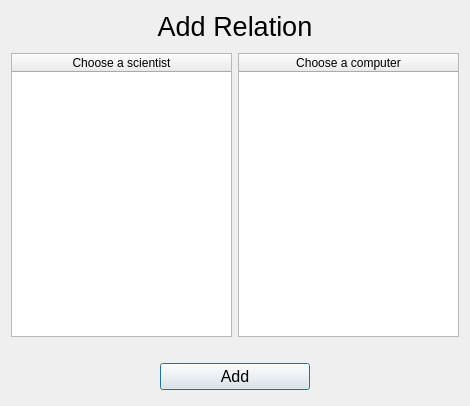
<?xml version="1.0" encoding="UTF-8"?>
<ui version="4.0">
 <class>AddRelationWindow</class>
 <widget class="QDialog" name="AddRelationWindow">
  <property name="geometry">
   <rect>
    <x>0</x>
    <y>0</y>
    <width>470</width>
    <height>406</height>
   </rect>
  </property>
  <property name="windowTitle">
   <string>Add Relation</string>
  </property>
  <property name="windowIcon">
   <iconset resource="resources.qrc">
    <normaloff>:/logos/logos/SACR_Icon_red.png</normaloff>:/logos/logos/SACR_Icon_red.png</iconset>
  </property>
  <layout class="QVBoxLayout" name="verticalLayout">
   <item>
    <widget class="QLabel" name="label">
     <property name="font">
      <font>
       <pointsize>20</pointsize>
      </font>
     </property>
     <property name="text">
      <string>Add Relation</string>
     </property>
     <property name="alignment">
      <set>Qt::AlignCenter</set>
     </property>
    </widget>
   </item>
   <item>
    <spacer name="verticalSpacer">
     <property name="orientation">
      <enum>Qt::Vertical</enum>
     </property>
     <property name="sizeType">
      <enum>QSizePolicy::Minimum</enum>
     </property>
     <property name="sizeHint" stdset="0">
      <size>
       <width>20</width>
       <height>5</height>
      </size>
     </property>
    </spacer>
   </item>
   <item>
    <layout class="QHBoxLayout" name="horizontalLayout">
     <item>
      <widget class="QTableWidget" name="scientistTable">
       <property name="editTriggers">
        <set>QAbstractItemView::NoEditTriggers</set>
       </property>
       <property name="sortingEnabled">
        <bool>true</bool>
       </property>
       <attribute name="horizontalHeaderStretchLastSection">
        <bool>true</bool>
       </attribute>
       <attribute name="verticalHeaderVisible">
        <bool>false</bool>
       </attribute>
       <column>
        <property name="text">
         <string>Choose a scientist</string>
        </property>
       </column>
      </widget>
     </item>
     <item>
      <widget class="QTableWidget" name="computerTable">
       <property name="editTriggers">
        <set>QAbstractItemView::NoEditTriggers</set>
       </property>
       <property name="sortingEnabled">
        <bool>true</bool>
       </property>
       <attribute name="horizontalHeaderStretchLastSection">
        <bool>true</bool>
       </attribute>
       <attribute name="verticalHeaderVisible">
        <bool>false</bool>
       </attribute>
       <column>
        <property name="text">
         <string>Choose a computer</string>
        </property>
       </column>
      </widget>
     </item>
    </layout>
   </item>
   <item>
    <widget class="QLabel" name="errorLabel">
     <property name="text">
      <string/>
     </property>
     <property name="alignment">
      <set>Qt::AlignCenter</set>
     </property>
    </widget>
   </item>
   <item>
    <layout class="QHBoxLayout" name="horizontalLayout_3">
     <item>
      <spacer name="horizontalSpacer">
       <property name="orientation">
        <enum>Qt::Horizontal</enum>
       </property>
       <property name="sizeHint" stdset="0">
        <size>
         <width>40</width>
         <height>20</height>
        </size>
       </property>
      </spacer>
     </item>
     <item>
      <widget class="QPushButton" name="addButton">
       <property name="minimumSize">
        <size>
         <width>150</width>
         <height>0</height>
        </size>
       </property>
       <property name="font">
        <font>
         <pointsize>12</pointsize>
        </font>
       </property>
       <property name="text">
        <string>Add</string>
       </property>
      </widget>
     </item>
     <item>
      <spacer name="horizontalSpacer_2">
       <property name="orientation">
        <enum>Qt::Horizontal</enum>
       </property>
       <property name="sizeHint" stdset="0">
        <size>
         <width>40</width>
         <height>20</height>
        </size>
       </property>
      </spacer>
     </item>
    </layout>
   </item>
   <item>
    <spacer name="verticalSpacer_2">
     <property name="orientation">
      <enum>Qt::Vertical</enum>
     </property>
     <property name="sizeType">
      <enum>QSizePolicy::Minimum</enum>
     </property>
     <property name="sizeHint" stdset="0">
      <size>
       <width>20</width>
       <height>5</height>
      </size>
     </property>
    </spacer>
   </item>
  </layout>
 </widget>
 <resources>
  <include location="resources.qrc"/>
 </resources>
 <connections/>
</ui>
